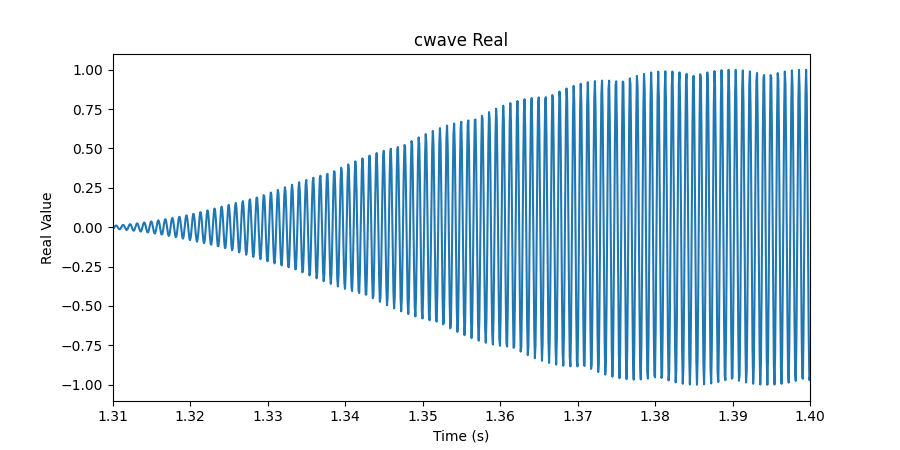

The script that saved this image:
import matplotlib.pyplot as plt

fig = plt.figure(figsize=(9,4.5))

start = 1.310
end = 1.400

x_array = []
y_array = []
with open('cwave.dat', 'r') as data_file:
    for line in data_file.readlines():
        split_line = line.split()

        # convert from samples to seconds (FST4 uses 12000 samples/sec)
        x = int(split_line[0])/12000

        # this signal is complex, just look at the real part
        y = float(split_line[1])

        # only go from start to end
        if x >= start:
            #print(x, y)
            x_array.append(x)
            y_array.append(y)
        if x >= end:
            break

plt.plot(x_array, y_array)

plt.xlim([start, end])
plt.title("cwave Real")
plt.xlabel("Time (s)")
plt.ylabel("Real Value")
plt.savefig('cwave_real.png')
plt.close(fig)
